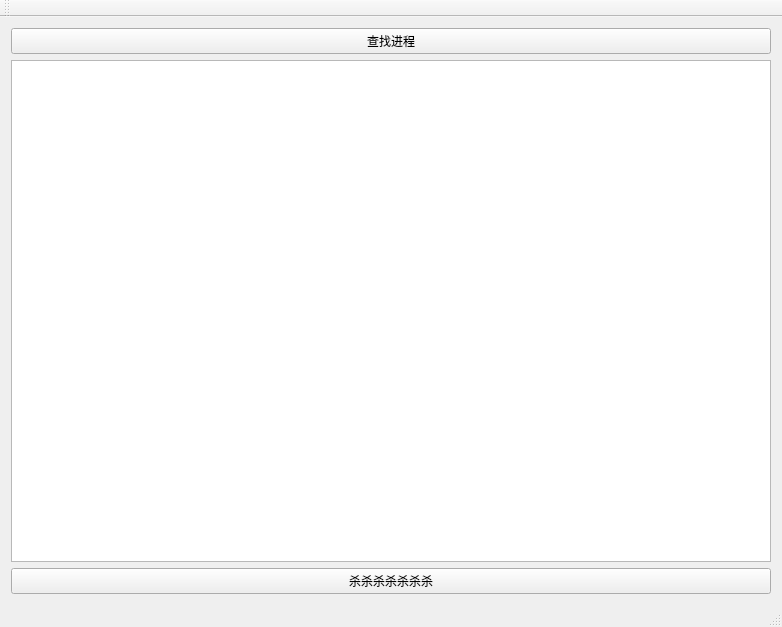
<?xml version="1.0" encoding="UTF-8"?>
<ui version="4.0">
 <class>MainWindow</class>
 <widget class="QMainWindow" name="MainWindow">
  <property name="geometry">
   <rect>
    <x>0</x>
    <y>0</y>
    <width>782</width>
    <height>627</height>
   </rect>
  </property>
  <property name="windowTitle">
   <string>MainWindow</string>
  </property>
  <widget class="QWidget" name="centralWidget">
   <layout class="QVBoxLayout" name="verticalLayout">
    <item>
     <widget class="QPushButton" name="getProcessButton">
      <property name="text">
       <string>查找进程</string>
      </property>
     </widget>
    </item>
    <item>
     <widget class="QPlainTextEdit" name="plainTextEdit"/>
    </item>
    <item>
     <widget class="QPushButton" name="killProcessButton">
      <property name="text">
       <string>杀杀杀杀杀杀杀</string>
      </property>
     </widget>
    </item>
   </layout>
  </widget>
  <widget class="QMenuBar" name="menuBar">
   <property name="geometry">
    <rect>
     <x>0</x>
     <y>0</y>
     <width>782</width>
     <height>26</height>
    </rect>
   </property>
  </widget>
  <widget class="QToolBar" name="mainToolBar">
   <attribute name="toolBarArea">
    <enum>TopToolBarArea</enum>
   </attribute>
   <attribute name="toolBarBreak">
    <bool>false</bool>
   </attribute>
  </widget>
  <widget class="QStatusBar" name="statusBar"/>
 </widget>
 <layoutdefault spacing="6" margin="11"/>
 <resources/>
 <connections/>
</ui>
